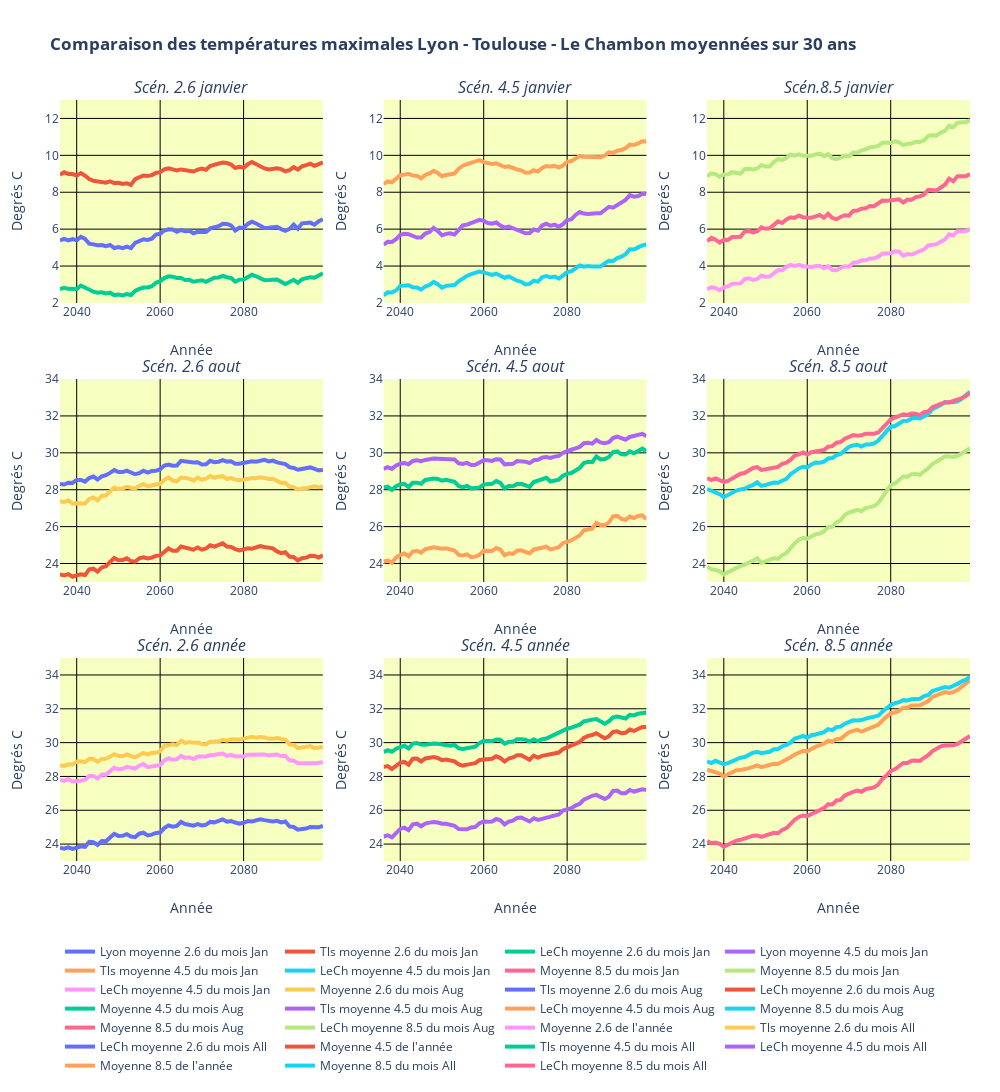

Source (notebook cell):
### Markdown cell above
#### Comparaison entre Toulouse et Lyon

Le diagramme suivant compare les situations entre toulouse et Lyon.

### Code cell
q = 0
traceL26_0 = go.Scatter(
    x = Lyon_year[firstPlotYear:lastPlotYear],
    y = moyMAreaInterval_Lyon_26[q,:],
    mode = 'lines',
    line = dict(width = 4),
    name ='Lyon moyenne 2.6 du mois %s'%Lyon_month[calcMonth[q]]
)
traceT26_0 = go.Scatter(
    x = Tlse_year[firstPlotYear:lastPlotYear],
    y = moyMAreaInterval_Tlse_26[q,:],
    mode = 'lines',
    line = dict(width = 4),
    name ='Tls moyenne 2.6 du mois %s'%Tlse_month[calcMonth[q]]
)
traceC26_0 = go.Scatter(
    x = LeCh_year[firstPlotYear:lastPlotYear],
    y = moyMAreaInterval_LeCh_26[q,:],
    mode = 'lines',
    line = dict(width = 4),
    name ='LeCh moyenne 2.6 du mois %s'%LeCh_month[calcMonth[q]]
)


traceL45_0 = go.Scatter(
    x = Lyon_year[firstPlotYear:lastPlotYear],
    y = moyMAreaInterval_Lyon_45[q,:],
    mode = 'lines',
    line = dict(width = 4),
    name ='Lyon moyenne 4.5 du mois %s'%Lyon_month[calcMonth[q]]
)
traceT45_0 = go.Scatter(
    x = Tlse_year[firstPlotYear:lastPlotYear],
    y = moyMAreaInterval_Tlse_45[q,:],
    mode = 'lines',
    line = dict(width = 4),
    name ='Tls moyenne 4.5 du mois %s'%Tlse_month[calcMonth[q]]
)
traceC45_0 = go.Scatter(
    x = LeCh_year[firstPlotYear:lastPlotYear],
    y = moyMAreaInterval_LeCh_45[q,:],
    mode = 'lines',
    line = dict(width = 4),
    name ='LeCh moyenne 4.5 du mois %s'%LeCh_month[calcMonth[q]]
)


traceL85_0 = go.Scatter(
    x = Lyon_year[firstPlotYear:lastPlotYear],
    y = moyMAreaInterval_Lyon_85[q,:],
    mode = 'lines',
    line = dict(width = 4),
    name ='Moyenne 8.5 du mois %s'%Lyon_month[calcMonth[q]]
)
traceT85_0 = go.Scatter(
    x = Tlse_year[firstPlotYear:lastPlotYear],
    y = moyMAreaInterval_Tlse_85[q,:],
    mode = 'lines',
    line = dict(width = 4),
    name ='Moyenne 8.5 du mois %s'%Tlse_month[calcMonth[q]]
)
traceC85_0 = go.Scatter(
    x = LeCh_year[firstPlotYear:lastPlotYear],
    y = moyMAreaInterval_LeCh_85[q,:],
    mode = 'lines',
    line = dict(width = 4),
    name ='LeCh moyenne 4.5 du mois %s'%LeCh_month[calcMonth[q]]
)


q = 1
traceL26_1 = go.Scatter(
    x = Lyon_year[firstPlotYear:lastPlotYear],
    y = moyMAreaInterval_Lyon_26[q,:],
    mode = 'lines',
    line = dict(width = 4),
    name ='Moyenne 2.6 du mois %s'%Lyon_month[calcMonth[q]]
)
traceT26_1 = go.Scatter(
    x = Tlse_year[firstPlotYear:lastPlotYear],
    y = moyMAreaInterval_Tlse_26[q,:],
    mode = 'lines',
    line = dict(width = 4),
    name ='Tls moyenne 2.6 du mois %s'%Tlse_month[calcMonth[q]]
)
traceC26_1 = go.Scatter(
    x = LeCh_year[firstPlotYear:lastPlotYear],
    y = moyMAreaInterval_LeCh_26[q,:],
    mode = 'lines',
    line = dict(width = 4),
    name ='LeCh moyenne 2.6 du mois %s'%LeCh_month[calcMonth[q]]
)


traceL45_1 = go.Scatter(
    x = Lyon_year[firstPlotYear:lastPlotYear],
    y = moyMAreaInterval_Lyon_45[q,:],
    mode = 'lines',
    line = dict(width = 4),
    name ='Moyenne 4.5 du mois %s'%Lyon_month[calcMonth[q]]
)
traceT45_1 = go.Scatter(
    x = Tlse_year[firstPlotYear:lastPlotYear],
    y = moyMAreaInterval_Tlse_45[q,:],
    mode = 'lines',
    line = dict(width = 4),
    name ='Tls moyenne 4.5 du mois %s'%Tlse_month[calcMonth[q]]
)
traceC45_1 = go.Scatter(
    x = LeCh_year[firstPlotYear:lastPlotYear],
    y = moyMAreaInterval_LeCh_45[q,:],
    mode = 'lines',
    line = dict(width = 4),
    name ='LeCh moyenne 4.5 du mois %s'%LeCh_month[calcMonth[q]]
)


traceL85_1 = go.Scatter(
    x = Lyon_year[firstPlotYear:lastPlotYear],
    y = moyMAreaInterval_Lyon_85[q,:],
    mode = 'lines',
    line = dict(width = 4),
    name ='Moyenne 8.5 du mois %s'%Lyon_month[calcMonth[q]]
)
traceT85_1 = go.Scatter(
    x = Tlse_year[firstPlotYear:lastPlotYear],
    y = moyMAreaInterval_Tlse_85[q,:],
    mode = 'lines',
    line = dict(width = 4),
    name ='Moyenne 8.5 du mois %s'%Tlse_month[calcMonth[q]]
)
traceC85_1 = go.Scatter(
    x = LeCh_year[firstPlotYear:lastPlotYear],
    y = moyMAreaInterval_LeCh_85[q,:],
    mode = 'lines',
    line = dict(width = 4),
    name ='LeCh moyenne 8.5 du mois %s'%LeCh_month[calcMonth[q]]
)


q = 2
traceL26_2 = go.Scatter(
    x = Lyon_year[firstPlotYear:lastPlotYear],
    y = moyMAreaInterval_Lyon_26[q,:],
    mode = 'lines',
    line = dict(width = 4),
    name ="Moyenne 2.6 de l'année"
)
traceT26_2 = go.Scatter(
    x = Tlse_year[firstPlotYear:lastPlotYear],
    y = moyMAreaInterval_Tlse_26[q,:],
    mode = 'lines',
    line = dict(width = 4),
    name ='Tls moyenne 2.6 du mois %s'%Tlse_month[calcMonth[q]]
)
traceC26_2 = go.Scatter(
    x = LeCh_year[firstPlotYear:lastPlotYear],
    y = moyMAreaInterval_LeCh_26[q,:],
    mode = 'lines',
    line = dict(width = 4),
    name ='LeCh moyenne 2.6 du mois %s'%LeCh_month[calcMonth[q]]
)

traceL45_2 = go.Scatter(
    x = Lyon_year[firstPlotYear:lastPlotYear],
    y = moyMAreaInterval_Lyon_45[q,:],
    mode = 'lines',
    line = dict(width = 4),
    name ="Moyenne 4.5 de l'année"
)
traceT45_2 = go.Scatter(
    x = Tlse_year[firstPlotYear:lastPlotYear],
    y = moyMAreaInterval_Tlse_45[q,:],
    mode = 'lines',
    line = dict(width = 4),
    name ='Tls moyenne 4.5 du mois %s'%Tlse_month[calcMonth[q]]
)
traceC45_2 = go.Scatter(
    x = LeCh_year[firstPlotYear:lastPlotYear],
    y = moyMAreaInterval_LeCh_45[q,:],
    mode = 'lines',
    line = dict(width = 4),
    name ='LeCh moyenne 4.5 du mois %s'%LeCh_month[calcMonth[q]]
)

traceL85_2 = go.Scatter(
    x = Lyon_year[firstPlotYear:lastPlotYear],
    y = moyMAreaInterval_Lyon_85[q,:],
    mode = 'lines',
    line = dict(width = 4),
    name ="Moyenne 8.5 de l'année"
)
traceT85_2 = go.Scatter(
    x = Tlse_year[firstPlotYear:lastPlotYear],
    y = moyMAreaInterval_Tlse_85[q,:],
    mode = 'lines',
    line = dict(width = 4),
    name ='Moyenne 8.5 du mois %s'%Tlse_month[calcMonth[q]]
)
traceC85_2 = go.Scatter(
    x = LeCh_year[firstPlotYear:lastPlotYear],
    y = moyMAreaInterval_LeCh_85[q,:],
    mode = 'lines',
    line = dict(width = 4),
    name ='LeCh moyenne 8.5 du mois %s'%LeCh_month[calcMonth[q]]
)

fig = subplots.make_subplots(rows=3, 
                          cols=3, 
                          subplot_titles=("<i>Scén. 2.6 janvier</i>","<i>Scén. 4.5 janvier</i>","<i>Scén.8.5 janvier</i>",
                                         "<i>Scén. 2.6 aout</i>","<i>Scén. 4.5 aout</i>","<i>Scén. 8.5 aout</i>",
                                        "<i>Scén. 2.6 année</i>","<i>Scén. 4.5 année</i>","<i>Scén. 8.5 année</i>", ),
                            vertical_spacing=0.1)

fig.append_trace(traceL26_0, 1, 1)
fig.append_trace(traceT26_0, 1, 1)
fig.append_trace(traceC26_0, 1, 1)
fig.append_trace(traceL45_0, 1, 2)
fig.append_trace(traceT45_0, 1, 2)
fig.append_trace(traceC45_0, 1, 2)
fig.append_trace(traceL85_0, 1, 3)
fig.append_trace(traceT85_0, 1, 3)
fig.append_trace(traceC85_0, 1, 3)
fig.append_trace(traceL26_1, 2, 1)
fig.append_trace(traceT26_1, 2, 1)
fig.append_trace(traceC26_1, 2, 1)
fig.append_trace(traceL45_1, 2, 2)
fig.append_trace(traceT45_1, 2, 2)
fig.append_trace(traceC45_1, 2, 2)
fig.append_trace(traceL85_1, 2, 3)
fig.append_trace(traceT85_1, 2, 3)
fig.append_trace(traceC85_1, 2, 3)
fig.append_trace(traceL26_2, 3, 1)
fig.append_trace(traceT26_2, 3, 1)
fig.append_trace(traceC26_2, 3, 1)
fig.append_trace(traceL45_2, 3, 2)
fig.append_trace(traceT45_2, 3, 2)
fig.append_trace(traceC45_2, 3, 2)
fig.append_trace(traceL85_2, 3, 3)
fig.append_trace(traceT85_2, 3, 3)
fig.append_trace(traceC85_2, 3, 3)

fig.update_xaxes(title_text="Année", gridcolor='#000', row=1, col=1)
fig.update_xaxes(title_text="Année", gridcolor='#000', row=1, col=2)
fig.update_xaxes(title_text="Année", gridcolor='#000', row=1, col=3)
fig.update_xaxes(title_text="Année", gridcolor='#000', row=2, col=1)
fig.update_xaxes(title_text="Année", gridcolor='#000', row=2, col=2)
fig.update_xaxes(title_text="Année", gridcolor='#000', row=2, col=3)
fig.update_xaxes(title_text="Année", gridcolor='#000', row=3, col=1)
fig.update_xaxes(title_text="Année", gridcolor='#000', row=3, col=2)
fig.update_xaxes(title_text="Année", gridcolor='#000', row=3, col=3)

fig.update_yaxes(title_text="Degrés C", gridcolor='#000', range=[2, 13], row=1, col=1)
fig.update_yaxes(title_text="Degrés C", gridcolor='#000', range=[2, 13], row=1, col=2)
fig.update_yaxes(title_text="Degrés C", gridcolor='#000', range=[2, 13], row=1, col=3)
fig.update_yaxes(title_text="Degrés C", gridcolor='#000', range=[23, 34], row=2, col=1)
fig.update_yaxes(title_text="Degrés C", gridcolor='#000', range=[23, 34], row=2, col=2)
fig.update_yaxes(title_text="Degrés C", gridcolor='#000', range=[23, 34], row=2, col=3)
fig.update_yaxes(title_text="Degrés C", gridcolor='#000', range=[23, 35], row=3, col=1)
fig.update_yaxes(title_text="Degrés C", gridcolor='#000', range=[23, 35], row=3, col=2)
fig.update_yaxes(title_text="Degrés C", gridcolor='#000', range=[23, 35], row=3, col=3)

fig['layout']['margin'] = {'l': 60, 'r': 30, 'b': 100, 't': 100}
fig['layout'].update(autosize = False, height=1100, width=1000, 
                     plot_bgcolor='#f6ffc0',
                     title='<b>Comparaison des températures maximales Lyon - Toulouse - Le Chambon moyennées sur 30 ans<b>')

fig.update_layout(legend_orientation="h")

# py.iplot(fig, filename='basic-line')
